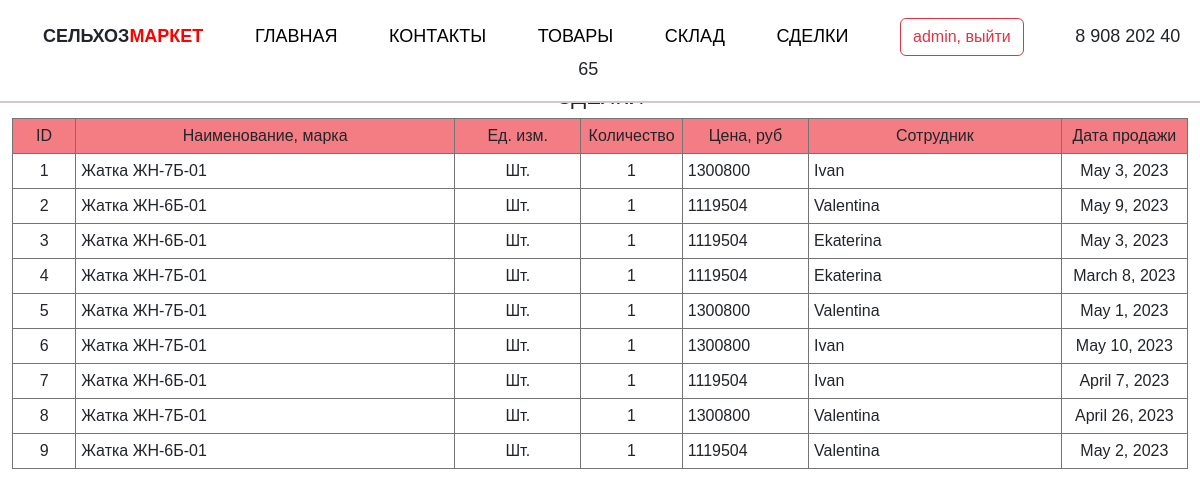
The app's page /deal (signed in) with its own data.
### example_app/models.py (models this page shows, shortened)
class Deal(models.Model):
    product = models.ForeignKey(Product, on_delete=models.CASCADE, verbose_name='Товар')
    employee = models.ForeignKey(User, on_delete=models.CASCADE, verbose_name='Сотрудник')
    date = models.DateField(verbose_name='Дата сделки')
    quantity = models.IntegerField(verbose_name='Количество проданного товара, шт')
    delivery_price = models.IntegerField(max_length=20,verbose_name='Цена ед. товара, руб')

class Product(models.Model):
    name = models.CharField(max_length=20, verbose_name='Нименование товара',)
    description = models.CharField(max_length=1000, verbose_name='Описание товара')
    type = models.CharField(max_length=50, verbose_name='Тип устройства')
    аggregation = models.CharField(max_length=500, verbose_name='Агрегатирование')
    def __str__(self):  # чтобы при выборе группы виделось только имя
        return self.name

### example_app/views.py (the view)
# urls.py: path('deal', deal),
def deal(request):
    deal = Deal.objects.all()
    data = {'header': 'Сделки',
            'deal': deal,
            }
    return render(request, 'example_app/deal.html', context=data)

### example_app/templates/example_app/deal.html
{% extends 'example_app/base.html' %}
{% load static %}
{% block table %}
{% if deal.count > 0 %}
<table align="center">
    <tr style="background-color: #f47d84; text-align: center;">
        <td style="width:5%">ID</td>
        <td style="width:30%">Наименование, марка</td>
        <td style="width:10%">Ед. изм.</td>
        <td style="width:5%">Количество</td>
        <td style="width:10%">Цена, руб</td>
        <td style="width:20%">Сотрудник</td>
        <td style="width:10%">Дата продажи</td>
    </tr>
    {% for d in deal %}
    <tr>
        <td style="text-align: center;">{{d.id}}</td>
        <td>{{d.product}}</td>
        <td style="text-align: center;">Шт.</td>
        <td style="text-align: center;">{{d.quantity}}</td>
        <td>{{d.delivery_price}}</td>
        <td>{{d.employee}}</td>
        <td style="text-align: center;">{{d.date}}</td>
    </tr>
    {% endfor %}
</table>
{% else %}
<h2>Нет записи в таблице "Сделки"</h2>
{% endif %}
{% endblock table %}

### example_app/templates/example_app/base.html (shortened to what this page needs)
<!DOCTYPE html>
{% load static %}
<html lang='en'>
    <head>
        <link href="https://cdn.jsdelivr.net/npm/bootstrap@5.3.0-alpha1/dist/css/bootstrap.min.css" rel="stylesheet">
        <link rel="stylesheet" href= "{% static 'css/style.css' %}">
    </head>
    <body>
        <dl class="navigate">
            <dd><b>СЕЛЬХОЗ<span class="colortext">МАРКЕТ</span></b></dd>
            <dd><a href='index'>ГЛАВНАЯ</a></dd>
            <dd><a href='contact'>КОНТАКТЫ</a></dd>
            <dd><a href='products'>ТОВАРЫ</a></dd>
            <dd><a href='stock'>СКЛАД</a></dd>
            {% if user.is_authenticated %}
            <dd><a href='deal'>СДЕЛКИ</a></dd>
            <dd><a href='logout' type="button" class="btn btn-outline-danger">{{user}}, выйти</a></dd>
            {% else %}
            <dd><a href='login' type="button" class="btn btn-outline-danger">Вход в личный кабинет</a></dd>
            {% endif %}
            <dd>8 908 202 40 65</dd>
        </dl>
        <br>
        <h1>{{header}}</h1>
        <div class="container">
            {% block table %}{% endblock table %}
        </div>
    </body>
</html>

### example_app/static/css/style.css (style rules this page uses)
body { position: relative; font-family: Helvetica, Arial, sans-serif; }
h1 { font-size: 22px; text-align: center; text-transform: uppercase; margin-top: 5%; }
.container { max-width: 1366px; margin-right: auto; margin-left: auto; padding-bottom: 30px; }
.navigate { border-bottom: 2px solid #d2c9c9; background-color: #ffffff; position: fixed; width: 100%; z-index: 999; padding: 1em; font-size: 18px; text-align: center; }
.navigate dd { display: inline; margin: 2%; list-style: none; }
.colortext { color: red; }
a { color: #000; text-decoration: none; }
table { margin-left: auto; margin-right: auto; width: 100%; border: solid #747474; border-width: 1px; }
td { border: 1px solid #747474; padding: 5px; }

### records on screen
Deal: id "1", product "Жатка ЖН-7Б-01", quantity "1", delivery_price "1300800", employee "Ivan", date "May 3, 2023"
Deal: id "2", product "Жатка ЖН-6Б-01", quantity "1", delivery_price "1119504", employee "Valentina", date "May 9, 2023"
Deal: id "3", product "Жатка ЖН-6Б-01", quantity "1", delivery_price "1119504", employee "Ekaterina", date "May 3, 2023"
Deal: id "4", product "Жатка ЖН-7Б-01", quantity "1", delivery_price "1119504", employee "Ekaterina", date "March 8, 2023"
Deal: id "5", product "Жатка ЖН-7Б-01", quantity "1", delivery_price "1300800", employee "Valentina", date "May 1, 2023"
Deal: id "6", product "Жатка ЖН-7Б-01", quantity "1", delivery_price "1300800", employee "Ivan", date "May 10, 2023"
Deal: id "7", product "Жатка ЖН-6Б-01", quantity "1", delivery_price "1119504", employee "Ivan", date "April 7, 2023"
Deal: id "8", product "Жатка ЖН-7Б-01", quantity "1", delivery_price "1300800", employee "Valentina", date "April 26, 2023"
Deal: id "9", product "Жатка ЖН-6Б-01", quantity "1", delivery_price "1119504", employee "Valentina", date "May 2, 2023"

### other values on screen
{{ user }} "admin"
